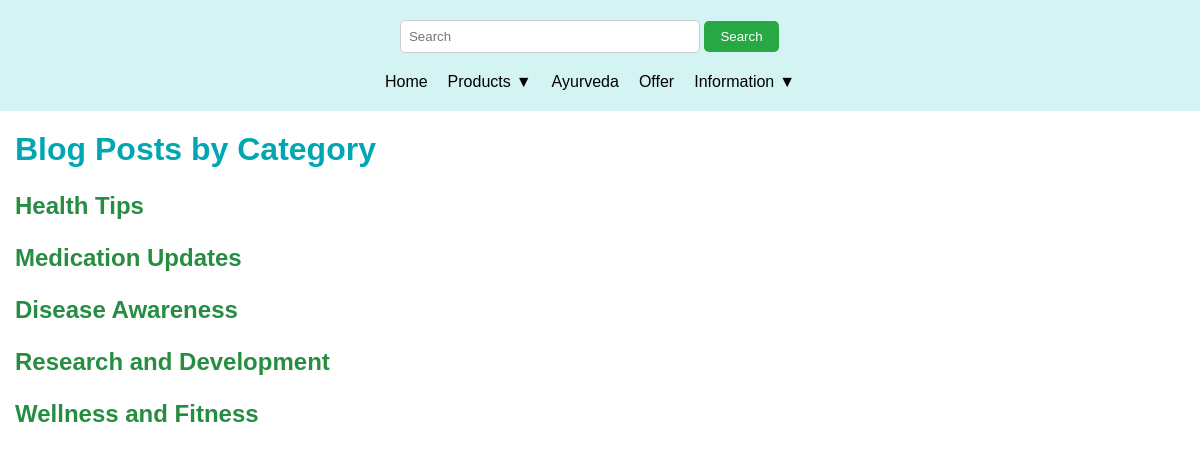
The app's page /blogs, older data.
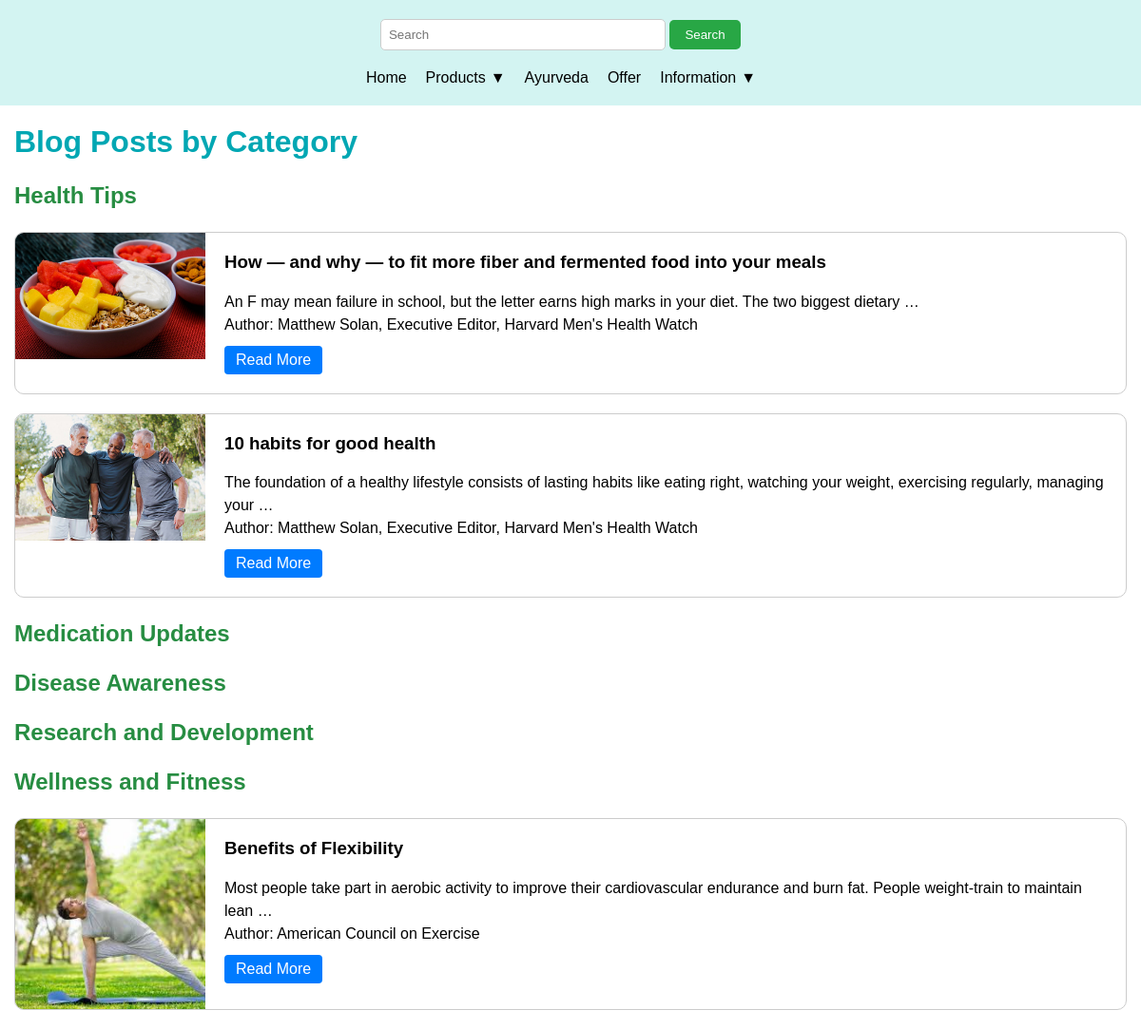
The same page, newer data.
### base/models.py (models this page shows, shortened)
class BlogPost(models.Model):
    CATEGORY_CHOICES = [
        ('Health Tips', 'Health Tips'),
        ('Medication Updates', 'Medication Updates'),
        ('Disease Awareness', 'Disease Awareness'),
        ('Research and Development', 'Research and Development'),
        ('Wellness and Fitness', 'Wellness and Fitness'),
    ]
    title = models.CharField(max_length=200)
    content = models.TextField()
    author = models.CharField(max_length=100)
    category = models.CharField(max_length=50, choices=CATEGORY_CHOICES)
    image = models.ImageField(upload_to='blog_images/', null=True, blank=True)
    created_at = models.DateTimeField(auto_now_add=True)

### base/views.py (the view)
# urls.py: path("blogs",views.blog_category_view, name='blog_category_view'),
def blog_category_view(request):
    all_posts = BlogPost.objects.all()
    categorized_posts = {}
    for category, _ in BlogPost.CATEGORY_CHOICES:
        categorized_posts[category] = all_posts.filter(category=category)
    context = {
        'categorized_posts': categorized_posts
    }
    return render(request, 'blog.html', context)

### base/templates/blog.html (shortened to what this page needs)
{% extends "basehome.html" %}
{% block content %}
<div class="container">
    <h1>Blog Posts by Category</h1>
    {% for category, posts in categorized_posts.items %}
      <div class="category-section">
        <h2>{{ category }}</h2>
        <div class="post-list">
          {% for post in posts %}
            <div class="post-box">
              <div class="post-thumbnail">
                {% if post.image %}
                  <img src="{{ post.image.url }}" alt="{{ post.title }}">
                {% endif %}
              </div>
              <div class="post-details">
                <h3>{{ post.title }}</h3>
                <p>{{ post.content|truncatewords:20 }}</p>
                <p>Author: {{ post.author }}</p>
                <a href="{% url 'base:blog_detail' blog_id=post.id %}" class="read-more">Read More</a>
              </div>
            </div>
          {% endfor %}
        </div>
      </div>
    {% endfor %}
  </div>
{% endblock %}

Row changes from the older to the newer data that the page shows:
added BlogPost: image (picture), title "How — and why — to fit more fiber and fermented food into your meals", content "An F may mean failure in school, but the letter earns high marks in your diet. The two biggest dietary …", author "Matthew Solan, Executive Editor, Harvard Men's Health Watch", shown under "Health Tips"
added BlogPost: image (picture), title "10 habits for good health", content "The foundation of a healthy lifestyle consists of lasting habits like eating right, watching your weight, exercising regularly, managing your …", author "Matthew Solan, Executive Editor, Harvard Men's Health Watch", shown under "Health Tips"
added BlogPost: image (picture), title "Benefits of Flexibility", content "Most people take part in aerobic activity to improve their cardiovascular endurance and burn fat. People weight-train to maintain lean …", author "American Council on Exercise", shown under "Wellness and Fitness"
